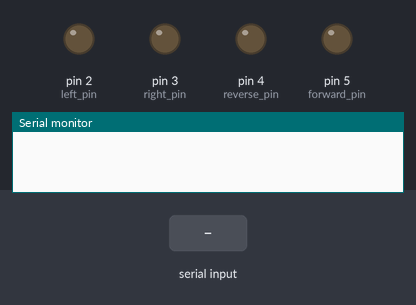
A sketch run on a simulated Arduino Uno, built with avr-gcc and run on an emulated ATmega328P. Shown: output pins drawn as LEDs (lit = HIGH), the last lines printed to the serial monitor. The inputs (shaded band) are chosen by the test bench.

Above: at 1.2 s.
1.3 s: "w" received over Serial
At 2.5 s:
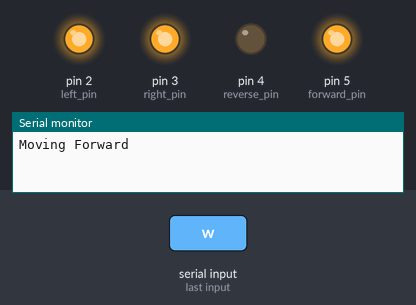
2.8 s: "s" received over Serial
At 3.6 s:
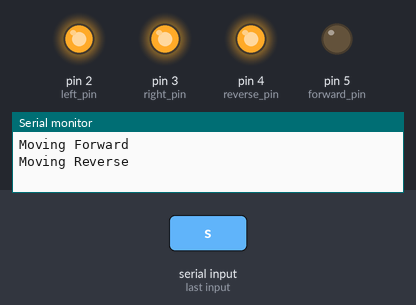
4.3 s: "d" received over Serial
At 4.7 s:
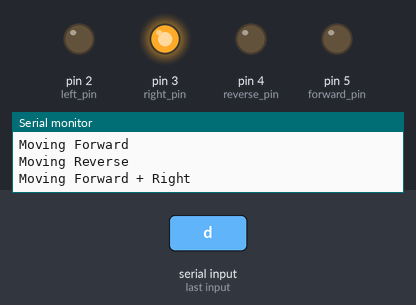
5.8 s: "a" received over Serial
At 7.0 s:
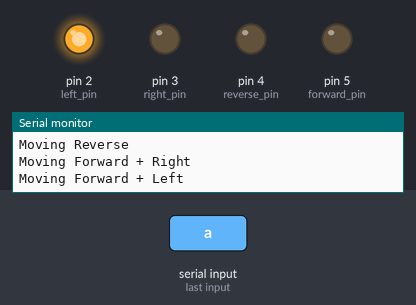
7.3 s: "c" received over Serial
At 8.2 s:
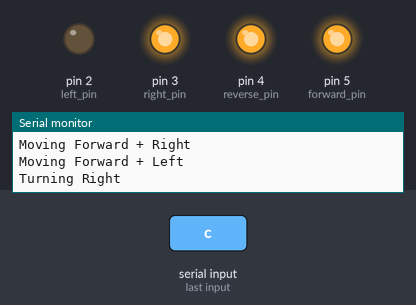
8.8 s: "z" received over Serial
At 9.4 s:
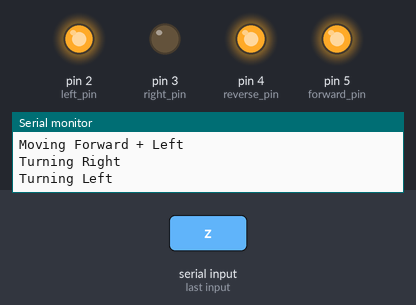
Timing chart, 0 to 11.3 s (numbered marks = the images above; inputs shaded):
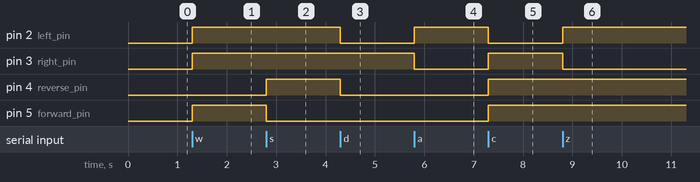

Measured:
- after the input at 1.3 s, pin 2 (left_pin), pin 3 (right_pin), pin 5 (forward_pin): LOW → HIGH at once
- after the input at 2.8 s, pin 4 (reverse_pin): LOW → HIGH at once; pin 5 (forward_pin): HIGH → LOW at once
- after the input at 4.3 s, pin 2 (left_pin), pin 4 (reverse_pin): HIGH → LOW at once
- after the input at 5.8 s, pin 2 (left_pin): LOW → HIGH at once; pin 3 (right_pin): HIGH → LOW at once
- after the input at 7.3 s, pin 2 (left_pin): HIGH → LOW at once; pin 3 (right_pin), pin 4 (reverse_pin), pin 5 (forward_pin): LOW → HIGH at once
- after the input at 8.8 s, pin 2 (left_pin): LOW → HIGH at once; pin 3 (right_pin): HIGH → LOW at once

The sketch:

Keyboard_Controlled_RC_Car.ino
```cpp
int forward_pin = 5;
int reverse_pin = 4;
int right_pin = 3;
int left_pin = 2;

char incomingByte = ' ';

void setup() {

  pinMode(forward_pin, OUTPUT);
  pinMode(reverse_pin, OUTPUT);
  pinMode(right_pin, OUTPUT);
  pinMode(left_pin, OUTPUT);
  Serial.begin(115200);
}

void forward_move() {
  Serial.println("Moving Forward");
  digitalWrite(forward_pin, HIGH);
  digitalWrite(reverse_pin, LOW);
  digitalWrite(right_pin, HIGH);
  digitalWrite(left_pin, HIGH);
}

void reverse_move() {
  Serial.println("Moving Reverse");
  digitalWrite(forward_pin, LOW);
  digitalWrite(reverse_pin, HIGH);
  digitalWrite(right_pin, HIGH);
  digitalWrite(left_pin, HIGH);
}

void forward_right_move() {
  Serial.println("Moving Forward + Right");
  digitalWrite(forward_pin, LOW);
  digitalWrite(reverse_pin, LOW);
  digitalWrite(right_pin, HIGH);
  digitalWrite(left_pin, LOW);
}

void forward_left_move() {
  Serial.println("Moving Forward + Left");
  digitalWrite(forward_pin, LOW);
  digitalWrite(reverse_pin, LOW);
  digitalWrite(right_pin, LOW);
  digitalWrite(left_pin, HIGH);
}

void right_move() {
  Serial.println("Turning Right");
  digitalWrite(forward_pin, HIGH);
  digitalWrite(reverse_pin, HIGH);
  digitalWrite(right_pin, HIGH);
  digitalWrite(left_pin, LOW);
}

void left_move() {
  Serial.println("Turning Left");
  digitalWrite(forward_pin, HIGH);
  digitalWrite(reverse_pin, HIGH);
  digitalWrite(right_pin, LOW);
  digitalWrite(left_pin, HIGH);
}

void hold_move() {
  Serial.println("Stopping");
  digitalWrite(forward_pin, LOW);
  digitalWrite(reverse_pin, LOW);
  digitalWrite(right_pin, LOW);
  digitalWrite(left_pin, LOW);
}

void loop() {

  if (Serial.available() > 0) {
    incomingByte = Serial.read();

    switch (incomingByte) {
      case 'w':
        forward_move();
        break;

      case 's':
        reverse_move();
        break;

      case 'd':
        forward_right_move();
        break;

      case 'a':
        forward_left_move();
        break;

      case 'c':
        right_move();
        break;

      case 'z':
        left_move();
        break;

      case 'x':
        hold_move();
        break;
    }

  }

}
```
